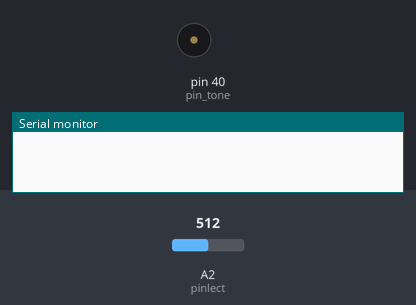
A sketch run on a simulated Arduino Mega 2560, built with avr-gcc and run on an emulated ATmega2560. Shown: buzzer (waves = sounding), the last lines printed to the serial monitor. The inputs (shaded band) are chosen by the test bench; at power-on: A2 (pinlect) = 512.

Above: at 0.1 s.
At 0.7 s:
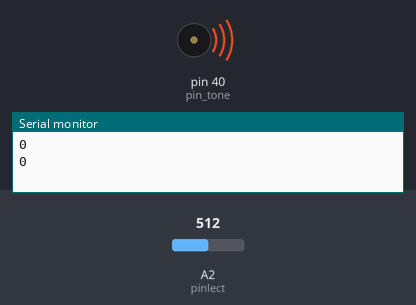
1.3 s: A2 (pinlect) set to 315
At 1.75 s:
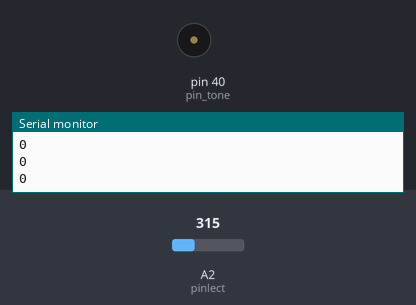
4.3 s: A2 (pinlect) set to 289
Timing chart, 0 to 7.3 s (numbered marks = the images above; inputs shaded):
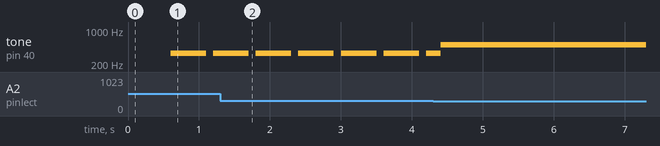

The sketch:

PauBernabeNilVinals_p3.ino
```cpp
long goal_time = 500; //  0.5 sec és el temps de referència
long previous_millis = 0;
long tone_time = 100;
unsigned int valueV0;
unsigned char pinlect = 2; //pin amb el que llegim v0
unsigned char pin_tone = 40; //pin pel buzzer
unsigned int note_1 = 500; //constant de la nota
unsigned int note_0 = 330;
void setup() {
    Serial.begin(115200);
    pinMode(pin_tone, OUTPUT);

}

void loop() {
  unsigned int val0 = 0;
  unsigned int val1 = 1;
  unsigned long currentMillis = millis();
  valueV0 = analogRead(pinlect); //llegirem el valor de V0 amb pin2
  if (valueV0 > 300){
    if(currentMillis - previous_millis > goal_time){

      previous_millis = currentMillis;
      Serial.println("0");
      Serial.println(val0); //part opcional al plot
      tone(pin_tone, note_0, 500); //definim el pin, la nota i la duració
    }
    delay(tone_time);

  }else{
    Serial.println("1");
    Serial.println(val1); //part opcional al plot
    tone(pin_tone, note_1, 500);

  }
  delay(tone_time);
}
```
